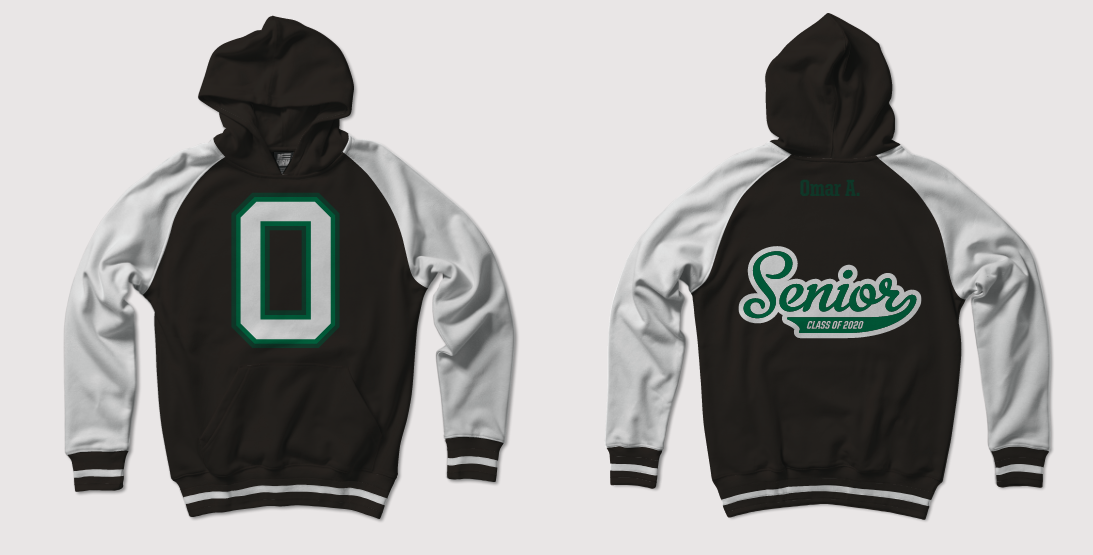
#> input picture assets/Hoodie.PNG, 1093 x 555 px, found by its file name
$ python t2.py
#> lines starting #> are read from the running program, lines starting #| are printed output that depends on the picture; after the words box and inside, x2 and y2 are one past the last pixel; in counts of white or black regions, pixels touching at a corner belong together
import cv2
import numpy as np
import random


img = cv2.imread('assets/Hoodie.png', -1)
#> img is the input picture: shape (555, 1093, 4); mean B, G, R, A 158.5, 159.8, 160.6, 255

tag = img[500:700, 600:900]
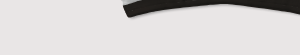
#> tag: shape (55, 300, 4); mean B, G, R, A 209.9, 210.2, 213.1, 255
img[100:155, 650:950] = tag
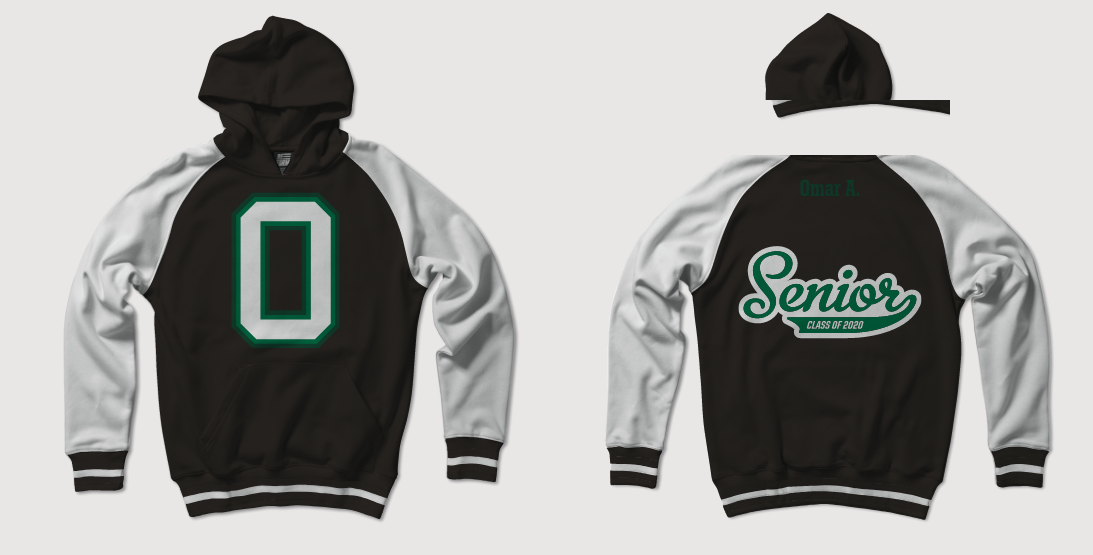
#> img: shape (555, 1093, 4); 1.36% of pixels changed, all inside (x1, y1, x2, y2) = (733, 100, 950, 155)

cv2.imshow("Image", img)
cv2.waitKey(0)
cv2.destroyAllWindows()
